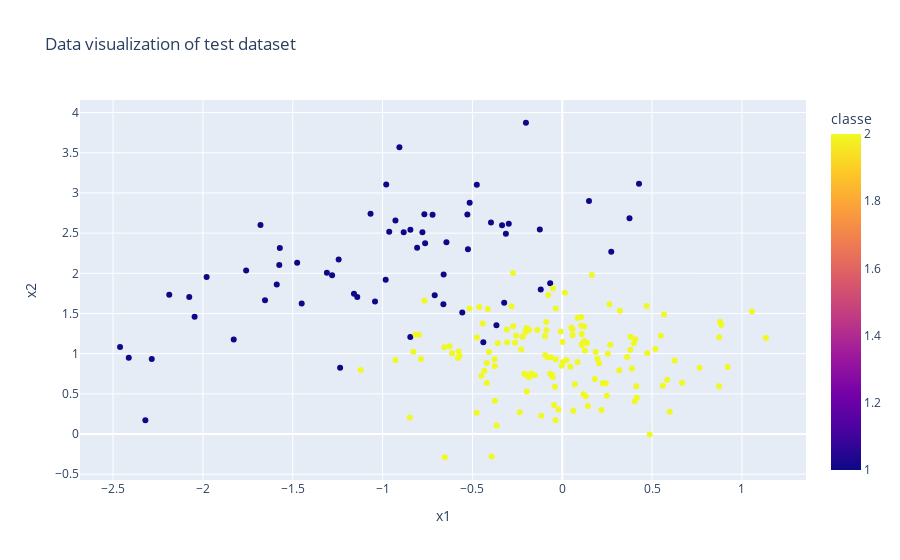

The cell this chart's notebook holds for it:
### Code cell
px.scatter(pd.DataFrame(synth_test, columns = ['classe', 'x1', 'x2']),x='x1', y='x2', color='classe', title = 'Data visualization of test dataset')

### Figure 1 — Plotly figure (JSON) as saved in the notebook; plotly's stock layout.template omitted (floating-point values rounded to 4 significant figures; data arrays with more than 128 entries replaced by an {"elided": "..."} marker saying what was removed)
{"data": [{"hovertemplate": "x1=%{x}<br>x2=%{y}<br>classe=%{marker.color}<extra></extra>", "legendgroup": "", "marker": {"color": {"elided": "200 int values"}, "coloraxis": "coloraxis", "symbol": "circle"}, "mode": "markers", "name": "", "orientation": "v", "showlegend": false, "type": "scatter", "x": {"elided": "200 float values"}, "xaxis": "x", "y": {"elided": "200 float values"}, "yaxis": "y"}], "layout": {"coloraxis": {"colorbar": {"title": {"text": "classe"}}, "colorscale": [[0, "#0d0887"], [0.1111, "#46039f"], [0.2222, "#7201a8"], [0.3333, "#9c179e"], [0.4444, "#bd3786"], [0.5556, "#d8576b"], [0.6667, "#ed7953"], [0.7778, "#fb9f3a"], [0.8889, "#fdca26"], [1, "#f0f921"]]}, "legend": {"tracegroupgap": 0}, "title": {"text": "Data visualization of test dataset"}, "xaxis": {"anchor": "y", "domain": [0, 1], "title": {"text": "x1"}}, "yaxis": {"anchor": "x", "domain": [0, 1], "title": {"text": "x2"}}}}
